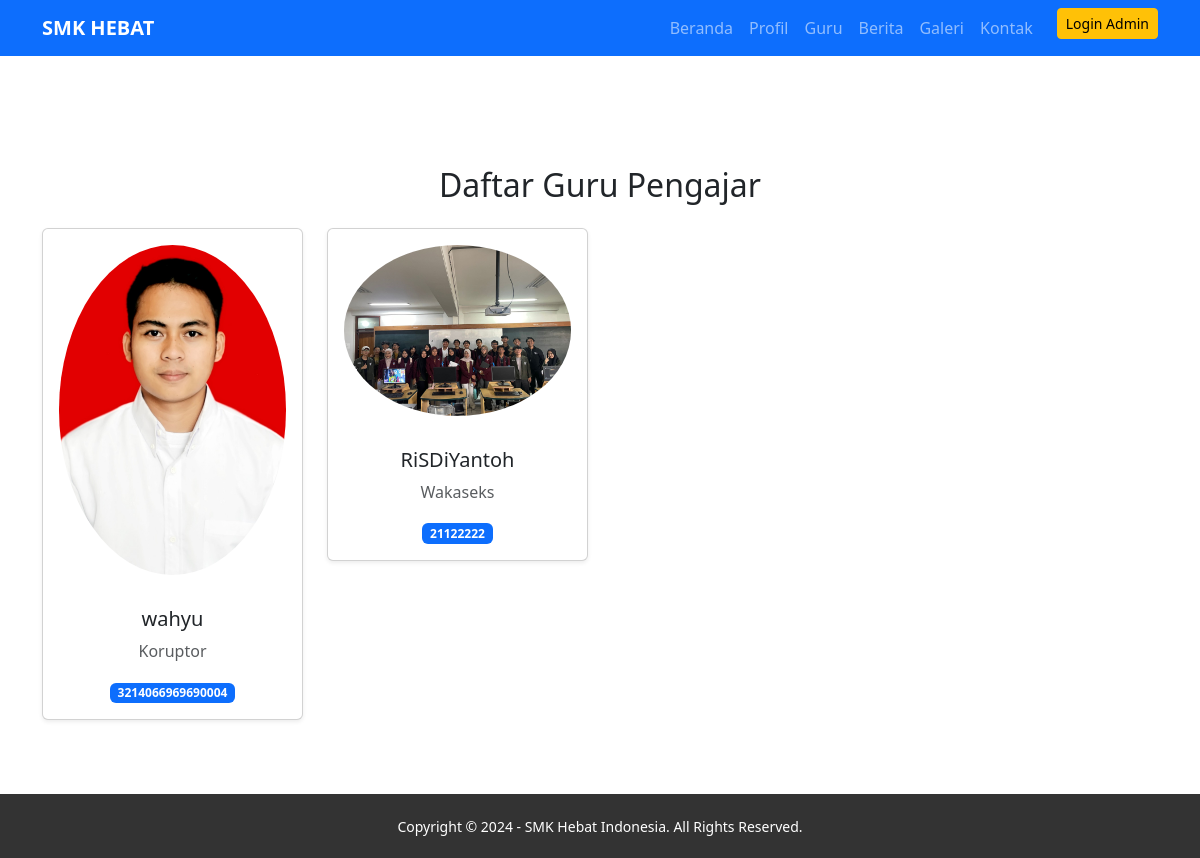
Screenshot of /guru.php with the database file from the repository.
### tables this page shows
CREATE TABLE `tb_guru` (
  `id` int(11) NOT NULL,
  `nama_lengkap` varchar(100) NOT NULL,
  `nip` varchar(30) DEFAULT NULL,
  `jabatan` varchar(50) DEFAULT NULL,
  `foto` varchar(255) DEFAULT NULL,
  `urutan_tampil` int(11) DEFAULT 10
);

### guru.php (the view, shortened to what this page needs)
<?php
include 'config/koneksi.php';
include 'layout/header.php';
?>
<div class="container mt-5 pt-5">
    <h2 class="text-center mb-4">Daftar Guru Pengajar</h2>
    <div class="row">
        <?php
        $query = mysqli_query($conn, "SELECT * FROM tb_guru ORDER BY urutan_tampil ASC");
        while($guru = mysqli_fetch_array($query)){
        ?>
        <div class="col-md-3 mb-4">
            <div class="card text-center shadow-sm">
                <img src="assets/uploads/<?= $guru['foto'] ? $guru['foto'] : 'default-user.png'; ?>" class="card-img-top p-3 rounded-circle" alt="Foto Guru">
                <div class="card-body">
                    <h5 class="card-title"><?= $guru['nama_lengkap']; ?></h5>
                    <p class="card-text text-muted"><?= $guru['jabatan']; ?></p>
                    <span class="badge bg-primary"><?= $guru['nip']; ?></span>
                </div>
            </div>
        </div>
        <?php } ?>
    </div>
</div>
<?php include 'layout/footer.php'; ?>

### layout/header.php (shortened to what this page needs)
<!DOCTYPE html>
<html lang="id">
<head>
    <link href="https://cdn.jsdelivr.net/npm/bootstrap@5.3.0/dist/css/bootstrap.min.css" rel="stylesheet">
</head>
<body>
<nav class="navbar navbar-expand-lg navbar-dark bg-primary fixed-top">
  <div class="container">
    <a class="navbar-brand" href="index.php"><b>SMK HEBAT</b></a>
    <div class="collapse navbar-collapse" id="navbarNav">
      <ul class="navbar-nav ms-auto">
        <li class="nav-item"><a class="nav-link" href="index.php">Beranda</a></li>
        <li class="nav-item"><a class="nav-link" href="profil.php">Profil</a></li>
        <li class="nav-item"><a class="nav-link" href="guru.php">Guru</a></li>
        <li class="nav-item"><a class="nav-link" href="berita.php">Berita</a></li>
        <li class="nav-item"><a class="nav-link" href="galeri.php">Galeri</a></li>
        <li class="nav-item"><a class="nav-link" href="kontak.php">Kontak</a></li>
        <li class="nav-item ms-3">
            <a class="btn btn-warning btn-sm" href="admin/login.php">Login Admin</a>
        </li>
      </ul>
    </div>
  </div>
</nav>

### layout/footer.php (shortened to what this page needs)
<footer class="footer text-center">
    <div class="container">
        <small>Copyright &copy; 2024 - SMK Hebat Indonesia. All Rights Reserved.</small>
    </div>
</footer>
</body>
</html>

### layout/header.php (style rules this page uses)
body { padding-top: 70px; }
.footer { background: #333; color: white; padding: 20px 0; margin-top: 50px; }

### rows the page displays
tb_guru: foto (picture), nama_lengkap "wahyu", jabatan "Koruptor", nip "3214066969690004"
tb_guru: foto (picture), nama_lengkap "RiSDiYantoh", jabatan "Wakaseks", nip "21122222"
